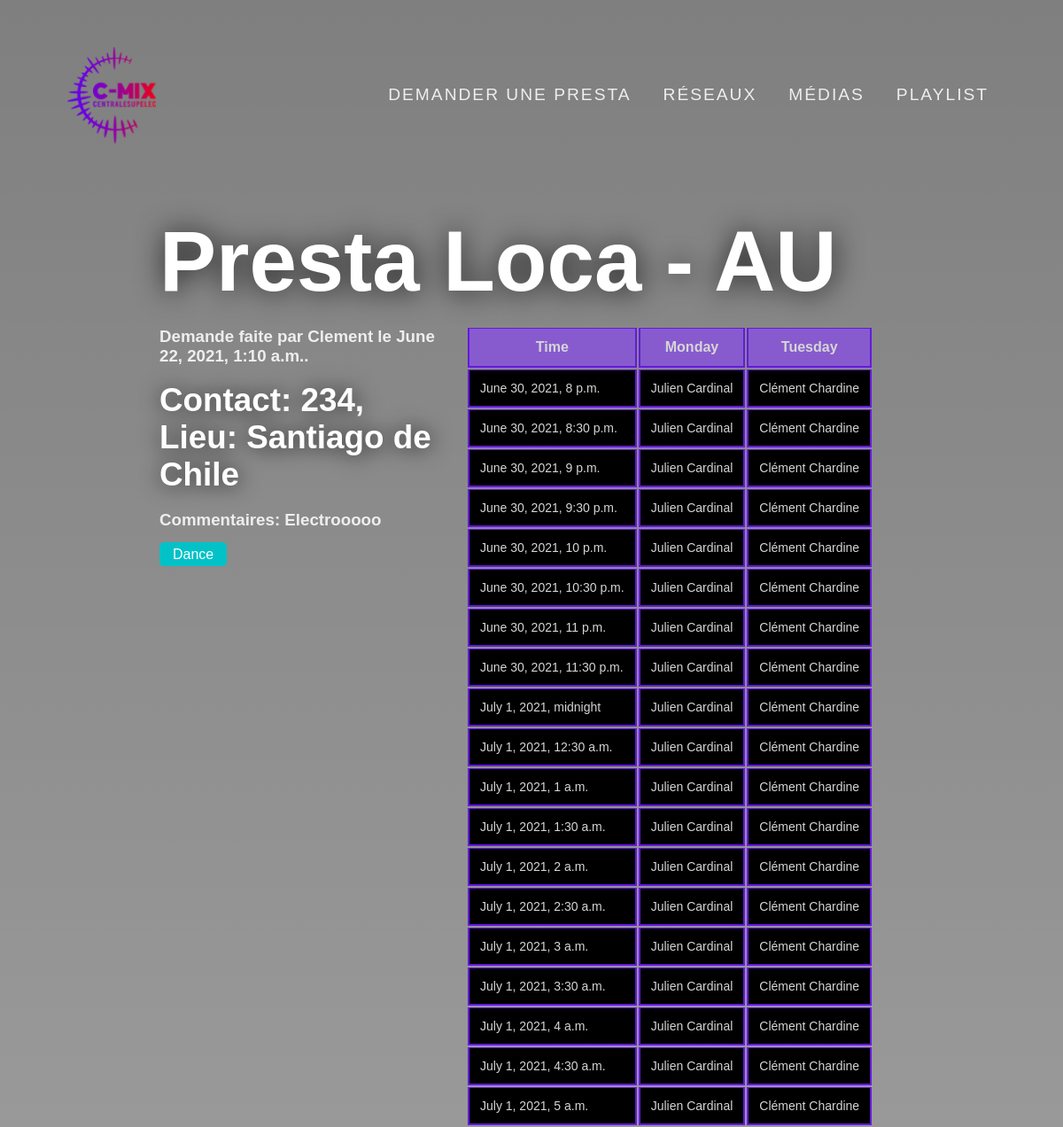
Screenshot of /presta/24/ with the database file from the repository.
### presta/models.py (models this page shows, shortened)
class Presta(models.Model):
    presta_name = models.CharField('Nom de presta', max_length=200)
    presta_type = models.CharField(
        'Type de Presta désirée', max_length=3, choices=TYPE_CHOICES)
    presta_place = models.CharField(
        'Lieu de Presta', max_length=200, default='')
    presta_respo = models.CharField(
        'Personne responsable', max_length=200, default='')
    presta_respo_phone = models.CharField(
        'Numéro Respo', max_length=15, default='')
    presta_respo_mail = models.EmailField(
        'email respo', default='', blank=True)
    presta_date = models.DateField('date de presta', default=datetime.now)
    presta_start = models.TimeField('Heure de Début', default=datetime.now)
    presta_end = models.TimeField('Heure de Fin', default=datetime.now)
    presta_comments = models.TextField(
        'Commentaires Additionnels', default='', blank=True)
    pub_date = models.DateTimeField(
        'date published', default=datetime.now)
    def was_published_recently(self):
        now = timezone.now()
        return now - datetime.timedelta(days=1) <= self.pub_date <= now
    was_published_recently.admin_order_field = 'pub_date'
    was_published_recently.boolean = True
    was_published_recently.short_description = 'Published recently?'

### presta/views.py (the view)
# urls.py: path('<int:presta_id>/', views.details_prestas, name='details_prestas'),
def details_prestas(request, presta_id):
    presta = get_object_or_404(Presta, pk=presta_id)
    date = presta.presta_date
    date = datetime.datetime(date.year, date.month, date.day, 0, 0)
    start = presta.presta_start
    start = date.replace(hour=start.hour, minute=0)
    end = presta.presta_end
    end = date.replace(hour=end.hour, minute=0)
    if start.hour > end.hour:
        end += datetime.timedelta(days=1)
    rango = pd.date_range(start=start, end=end, freq="30min")
    return render(request, 'details_presta.html', {'presta': presta, 'range': rango})

### templates/details_presta.html (shortened to what this page needs)
{% extends 'base.html' %}
{% block content %}
{% load static %}
<link rel="stylesheet" href="{% static 'css/presta_details.css' %}">
<body>
    <link rel="stylesheet" href="{% static 'css/name.css' %}">
    <div style="margin:auto; width: 70%; display: flex;flex-wrap: wrap; justify-content: flex-start;" class="row">
        <h1>Presta {{ presta.presta_name }} - {{ presta.presta_type }}</h1>
    </div>
    <div style="margin:auto; width: 70%; display: flex;flex-wrap: wrap; justify-content: flex-start;" class="row">
        <div class="col" style="flex: 1;">
            <h3> Demande faite par {{ presta.presta_respo }} le {{ presta.pub_date }}.</h3>
            <h2>Contact: {{ presta.presta_respo_phone }},
                {{presta.presta_respo_mail }}</h2>
            <h2>Lieu: {{ presta.presta_place }}</h2>
            <h3>Commentaires: {{presta.presta_comments }}</h3>
            <span
                class="bg-sky padding-5px-tb padding-15px-lr border-radius-5 margin-10px-top text-white font-size16 xs-font-size13">Dance</span>
        </div>
        <div class="col" style="flex: 1 0 200px;">
            <div class="container">
                <div class="timetable-img text-center">
                </div>
                <div class="table-responsive">
                    <table class="table table-bordered text-center">
                        <thead>
                            <tr class="align-middle bg-purple">
                                <th class="text-uppercase text-light-gray">Time
                                </th>
                                <th class="text-uppercase text-light-gray">Monday</th>
                                <th class="text-uppercase text-light-gray">Tuesday</th>
                            </tr>
                        </thead>
                        <tbody>
                            {% for hora in range %}
                            <tr class="align-middle bg-black">
                                <td class="align-middle text-light-gray">
                                    <div class="font-size14 text-light-gray font-size16">{{ hora}}
                                    </div>
                                </td>
                                <td>
                                    <div class="font-size14 text-light-gray">Julien Cardinal</div>
                                </td>
                                <td>
                                    <div class="font-size14 text-light-gray">Clément Chardine</div>
                                </td>
                            </tr>
                            {% endfor %}
                        </tbody>
                    </table>
                </div>
            </div>
        </div>
    </div>
</body>
{% endblock %}

### static/css/presta_details.css (style rules this page uses)
* { margin: 0; padding: 0; font-family: Arial, Helvetica, sans-serif; }
body { width: 100%; position: sticky; margin-top: 30vh; background: linear-gradient(to bottom, rgba(0,0,0,.5), rgba(0,0,0,.4)), url("https://images.unsplash.com/photo-1594623930572-300a3011d9ae?ixlib=rb-1.2.1&ixid=MXwxMjA3fDB8MHxwaG90by1wYWdlfHx8fGVufDB8fHw%3D") center no-repeat; background-size: cover; background-attachment: fixed; overflow: auto; }
.bg-black { background-color: #000000; }
.table-bordered thead td, .table-bordered thead th { border-bottom-width: 2px; }
.table thead th { vertical-align: bottom; border-bottom: 2px solid #6519df; }
.table-bordered td, .table-bordered th { border: 1px solid #6519df; }
.bg-sky { background-color: #02c2c7 }
.bg-purple { background-color: #8755d8e1 }
.padding-15px-lr { padding-left: 15px; padding-right: 15px; }
.padding-5px-tb { padding-top: 5px; padding-bottom: 5px; }
.border-radius-5 { border-radius: 5px; }
.margin-10px-top { margin-top: 10px; }
.font-size14 { font-size: 14px; }
.text-light-gray { color: #d6d5d5; }
.text-white { color: #ffffff; }
.table-bordered td, .table-bordered th { border: 2px solid #6519df; }
.table td, .table th { padding: .75rem; vertical-align: top; border-top: 1px solid #6519df; }
.container { max-width: 120rem; width: 90%; margin: 0 auto; }
h3 { display: block; font-size: 1.17em; margin-top: 1em; margin-bottom: 1em; margin-left: 0; margin-right: 0; font-weight: bold; color: #eeeeee; }

### static/css/name.css (style rules this page uses)
.row { margin-left: 5%; margin-right: 10%; display: flex; height: 88%; margin-top: 20vh; }
.col { flex-basis: 80%; }
h1 { color: #ffff; font-size: 6rem; text-shadow: 1px 1px 2rem rgba(0,0,0,.8); }
h2 { color: #ffff; font-size: 2.3rem; text-shadow: 1px 1px 1.5rem rgba(0,0,0,.8); }

### rows the page displays
Presta: presta_name "Loca", presta_type "AU", presta_respo "Clement", pub_date "June 22, 2021, 1:10 a.m.", presta_respo_phone "234", presta_place "Santiago de Chile", presta_comments "Electrooooo"

### other values shown
{{ hora }} "June 30, 2021, 8 p.m." "June 30, 2021, 8:30 p.m." "June 30, 2021, 9 p.m." "June 30, 2021, 9:30 p.m." "June 30, 2021, 10 p.m." "June 30, 2021, 10:30 p.m." "June 30, 2021, 11 p.m." "June 30, 2021, 11:30 p.m." "July 1, 2021, midnight" "July 1, 2021, 12:30 a.m." "July 1, 2021, 1 a.m." "July 1, 2021, 1:30 a.m." "July 1, 2021, 2 a.m." "July 1, 2021, 2:30 a.m." "July 1, 2021, 3 a.m." "July 1, 2021, 3:30 a.m." "July 1, 2021, 4 a.m." "July 1, 2021, 4:30 a.m." "July 1, 2021, 5 a.m."
